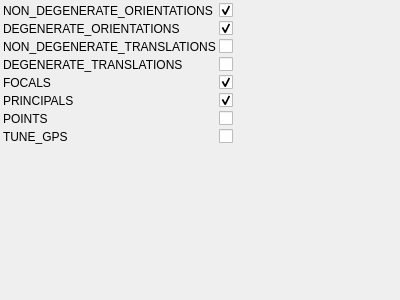
<?xml version="1.0" encoding="UTF-8"?>
<ui version="4.0">
 <class>ReconstructionFunctorOptimizationControlWidget</class>
 <widget class="QWidget" name="ReconstructionFunctorOptimizationControlWidget">
  <property name="geometry">
   <rect>
    <x>0</x>
    <y>0</y>
    <width>400</width>
    <height>300</height>
   </rect>
  </property>
  <property name="windowTitle">
   <string>ReconstructionFunctorOptimization</string>
  </property>
   <layout class="QGridLayout" name="gridLayout">
    <property name="margin">
     <number>3</number>
    </property>
    <property name="spacing">
     <number>3</number>
    </property>
    <item row="0" column="0">
     <widget class="QLabel" name="label_0">
       <property name="text">
         <string>NON_DEGENERATE_ORIENTATIONS</string>
       </property>
     </widget>
    </item>
    <item row="0" column="1">
     <widget class="QCheckBox" name="nON_DEGENERATE_ORIENTATIONSCheckBox">
       <property name="toolTip">
         <string>Orientations of all cameras except first</string>
       </property>
       <property name="checked">
           <bool>true</bool>
       </property>
     </widget>
    </item>
    <item row="1" column="0">
     <widget class="QLabel" name="label_1">
       <property name="text">
         <string>DEGENERATE_ORIENTATIONS</string>
       </property>
     </widget>
    </item>
    <item row="1" column="1">
     <widget class="QCheckBox" name="dEGENERATE_ORIENTATIONSCheckBox">
       <property name="toolTip">
         <string>Orientation of first camera</string>
       </property>
       <property name="checked">
           <bool>true</bool>
       </property>
     </widget>
    </item>
    <item row="2" column="0">
     <widget class="QLabel" name="label_2">
       <property name="text">
         <string>NON_DEGENERATE_TRANSLATIONS</string>
       </property>
     </widget>
    </item>
    <item row="2" column="1">
     <widget class="QCheckBox" name="nON_DEGENERATE_TRANSLATIONSCheckBox">
       <property name="toolTip">
         <string>Translations of all cameras except first</string>
       </property>
     </widget>
    </item>
    <item row="3" column="0">
     <widget class="QLabel" name="label_3">
       <property name="text">
         <string>DEGENERATE_TRANSLATIONS</string>
       </property>
     </widget>
    </item>
    <item row="3" column="1">
     <widget class="QCheckBox" name="dEGENERATE_TRANSLATIONSCheckBox">
       <property name="toolTip">
         <string>Translation of first camera</string>
       </property>
     </widget>
    </item>
    <item row="4" column="0">
     <widget class="QLabel" name="label_4">
       <property name="text">
         <string>FOCALS</string>
       </property>
     </widget>
    </item>
    <item row="4" column="1">
     <widget class="QCheckBox" name="fOCALSCheckBox">
       <property name="toolTip">
         <string>Camera focals in multicamera</string>
       </property>
       <property name="checked">
           <bool>true</bool>
       </property>
     </widget>
    </item>
    <item row="5" column="0">
     <widget class="QLabel" name="label_5">
       <property name="text">
         <string>PRINCIPALS</string>
       </property>
     </widget>
    </item>
    <item row="5" column="1">
     <widget class="QCheckBox" name="pRINCIPALSCheckBox">
       <property name="toolTip">
         <string>Camera principals in multicamera</string>
       </property>
       <property name="checked">
           <bool>true</bool>
       </property>
     </widget>
    </item>
    <item row="6" column="0">
     <widget class="QLabel" name="label_6">
       <property name="text">
         <string>POINTS</string>
       </property>
     </widget>
    </item>
    <item row="6" column="1">
     <widget class="QCheckBox" name="pOINTSCheckBox">
       <property name="toolTip">
         <string>3D points</string>
       </property>
     </widget>
    </item>
    <item row="7" column="0">
     <widget class="QLabel" name="label_7">
       <property name="text">
         <string>TUNE_GPS</string>
       </property>
     </widget>
    </item>
    <item row="7" column="1">
     <widget class="QCheckBox" name="tUNE_GPSCheckBox">
       <property name="toolTip">
         <string>Allow shifting of GPS-initialized cameras</string>
       </property>
     </widget>
    </item>
   <item row="8" column="0">
    <spacer name="verticalSpacer">
     <property name="orientation">
      <enum>Qt::Vertical</enum>
     </property>
     <property name="sizeHint" stdset="0">
      <size>
       <width>0</width>
       <height>0</height>
      </size>
     </property>
    </spacer>
   </item>
   <item row="8" column="2">
    <spacer name="horizontalSpacer">
     <property name="orientation">
      <enum>Qt::Horizontal</enum>
     </property>
     <property name="sizeHint" stdset="0">
      <size>
       <width>0</width>
       <height>0</height>
      </size>
     </property>
    </spacer>
   </item>
  </layout>
 </widget>
 <layoutdefault spacing="3" margin="3"/>
 <resources/>
 <connections>
  <connection>
   <sender>nON_DEGENERATE_ORIENTATIONSCheckBox</sender>
   <signal>stateChanged(int)</signal>
   <receiver>ReconstructionFunctorOptimizationControlWidget</receiver>
   <slot>changeParameters()</slot>
  </connection>
  <connection>
   <sender>dEGENERATE_ORIENTATIONSCheckBox</sender>
   <signal>stateChanged(int)</signal>
   <receiver>ReconstructionFunctorOptimizationControlWidget</receiver>
   <slot>changeParameters()</slot>
  </connection>
  <connection>
   <sender>nON_DEGENERATE_TRANSLATIONSCheckBox</sender>
   <signal>stateChanged(int)</signal>
   <receiver>ReconstructionFunctorOptimizationControlWidget</receiver>
   <slot>changeParameters()</slot>
  </connection>
  <connection>
   <sender>dEGENERATE_TRANSLATIONSCheckBox</sender>
   <signal>stateChanged(int)</signal>
   <receiver>ReconstructionFunctorOptimizationControlWidget</receiver>
   <slot>changeParameters()</slot>
  </connection>
  <connection>
   <sender>fOCALSCheckBox</sender>
   <signal>stateChanged(int)</signal>
   <receiver>ReconstructionFunctorOptimizationControlWidget</receiver>
   <slot>changeParameters()</slot>
  </connection>
  <connection>
   <sender>pRINCIPALSCheckBox</sender>
   <signal>stateChanged(int)</signal>
   <receiver>ReconstructionFunctorOptimizationControlWidget</receiver>
   <slot>changeParameters()</slot>
  </connection>
  <connection>
   <sender>pOINTSCheckBox</sender>
   <signal>stateChanged(int)</signal>
   <receiver>ReconstructionFunctorOptimizationControlWidget</receiver>
   <slot>changeParameters()</slot>
  </connection>
  <connection>
   <sender>tUNE_GPSCheckBox</sender>
   <signal>stateChanged(int)</signal>
   <receiver>ReconstructionFunctorOptimizationControlWidget</receiver>
   <slot>changeParameters()</slot>
  </connection>
 </connections>
 <slots>
  <slot>changeParameters()</slot>
 </slots>
 <customwidgets>
 </customwidgets>
</ui>
